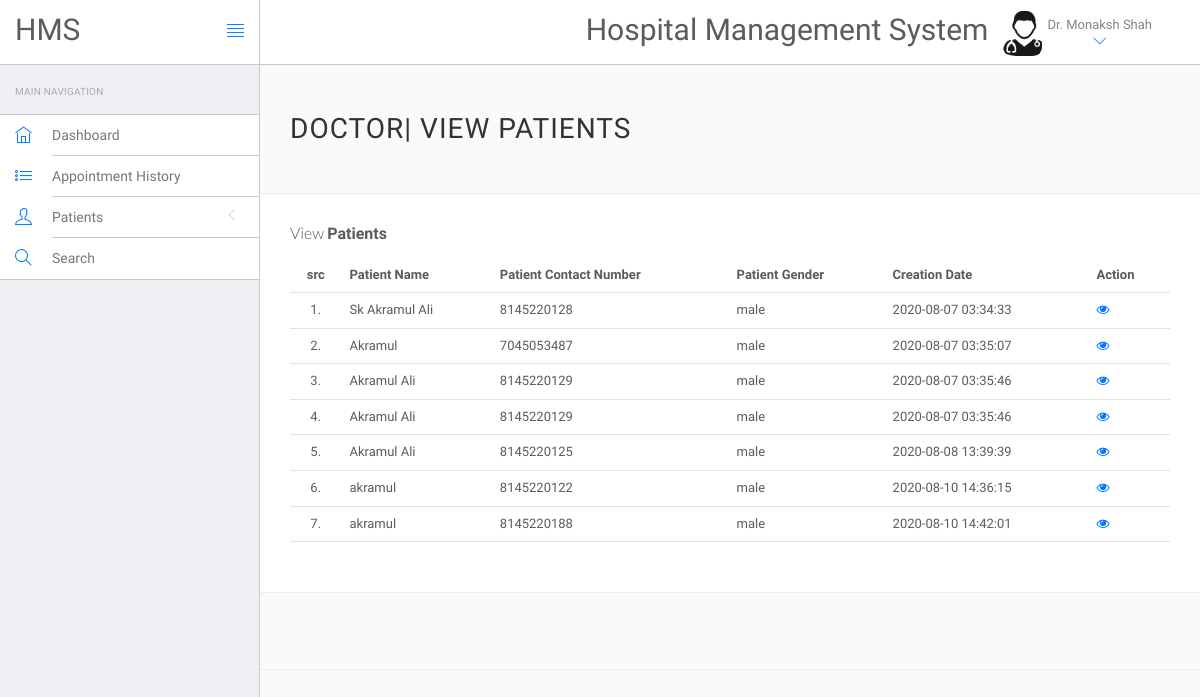
Page /login/doctor/manage-patient.php (signed in) on the committed database.
### tables this page shows
CREATE TABLE `doctorsignup` (
  `id` int(11) NOT NULL,
  `fullname` varchar(30) NOT NULL,
  `phonenumber` varchar(15) NOT NULL,
  `email` varchar(30) NOT NULL,
  `password` varchar(50) NOT NULL
);

CREATE TABLE `tblpatient` (
  `ID` int(10) NOT NULL,
  `Docid` int(10) DEFAULT NULL,
  `PatientName` varchar(20) DEFAULT NULL,
  `PatientContno` bigint(10) DEFAULT NULL,
  `PatientEmail` varchar(30) DEFAULT NULL,
  `PatientGender` varchar(10) DEFAULT NULL,
  `PatientAdd` mediumtext DEFAULT NULL,
  `PatientAge` int(10) DEFAULT NULL,
  `PatientMedhis` mediumtext DEFAULT NULL,
  `CreationDate` timestamp NULL DEFAULT current_timestamp()
);

### login/doctor/manage-patient.php (the view, shortened to what this page needs)
<?php
include('include/config.php');
?>
<!DOCTYPE html>
<html lang="en">
	<head>
		<link rel="stylesheet" href="vendor/bootstrap/css/bootstrap.min.css">
		<link rel="stylesheet" href="vendor/fontawesome/css/font-awesome.min.css">
		<link rel="stylesheet" href="vendor/themify-icons/themify-icons.min.css">
		<link rel="stylesheet" href="assets/css/styles.css">
		<link rel="stylesheet" href="assets/css/plugins.css">
		<link rel="stylesheet" href="assets/css/themes/theme-1.css" id="skin_color" />
	</head>
	<body>
		<div id="app">
		<div class="sidebar app-aside" id="sidebar">
				<div class="sidebar-container perfect-scrollbar">
					<nav>
						<div class="navbar-title">
							<span>Main Navigation</span>
						</div>
						<ul class="main-navigation-menu">
							<li>
								<a href="dashboard.php">
									<div class="item-content">
										<div class="item-media">
											<i class="ti-home"></i>
										</div>
										<div class="item-inner">
											<span class="title"> Dashboard </span>
										</div>
									</div>
								</a>
							</li>
							<li>
								<a href="appointment-history.php">
									<div class="item-content">
										<div class="item-media">
											<i class="ti-list"></i>
										</div>
										<div class="item-inner">
											<span class="title"> Appointment History </span>
										</div>
									</div>
								</a>
							</li>
							<li>
								<a href="javascript:void(0)">
									<div class="item-content">
										<div class="item-media">
											<i class="ti-user"></i>
										</div>
										<div class="item-inner">
											<span class="title"> Patients </span><i class="icon-arrow"></i>
										</div>
									</div>
								</a>
								</li>
                             <li><a href="search.php">
									<div class="item-content">
										<div class="item-media">
											<i class="ti-search"></i>
										</div>
										<div class="item-inner">
											<span class="title"> Search </span>
										</div>
									</div>
								</a>
							</li>
						</ul>
					</nav>
					</div>
			</div>
<header class="navbar navbar-default navbar-static-top">
					<div class="navbar-header">
						<a class="navbar-brand" href="#">
							<h2 style="padding-top:20% ">HMS</h2>
						</a>
						<a href="#" class="sidebar-toggler pull-right visible-md visible-lg" data-toggle-class="
						app-sidebar-closed" data-toggle-target="#app">
							<i class="ti-align-justify"></i>
						</a>
					</div>
					<div class="navbar-collapse collapse">
						<ul class="nav navbar-right">
								<li  style="padding-top:2% ">
								<h2>Hospital Management System</h2>
							</li>
							<li class="dropdown current-user">
								<a href class="dropdown-toggle" data-toggle="dropdown">
									<img src="assets/images/doctor-icon-vector-11004500.jpg" >
									<span class="username">
									<?php $query=mysqli_query($con,"select fullname from doctorsignup where id='".$_SESSION['id']."'");
                               while($row=mysqli_fetch_array($query))
                             {
                                 	echo $row['fullname'];
                              }
									?>
									<i class="ti-angle-down"></i></i></span></a>
							</li>
								</ul>
							</div>
						</header>
<div class="main-content" >
<div class="wrap-content container" id="container">
<section id="page-title">
<div class="row">
<div class="col-sm-8">
<h1 class="mainTitle">DOCTOR| View Patients</h1>
</div>
</div>
</section>
<div class="container-fluid container-fullw bg-white">
<div class="row">
<div class="col-md-12">
<h5 class="over-title margin-bottom-15">View <span class="text-bold">Patients</span></h5>
<table class="table table-hover" id="sample-table-1">
<thead>
<tr>
<th class="center">src</th>
<th>Patient Name</th>
<th>Patient Contact Number</th>
<th>Patient Gender </th>
<th>Creation Date </th>
<th>Action</th>
</tr>
</thead>
<tbody>
<?php
$sql=mysqli_query($con,"select * from tblpatient");
$cnt=1;
while($row=mysqli_fetch_array($sql))
{
?>
<tr>
<td class="center"><?php echo $cnt;?>.</td>
<td class="hidden-xs"><?php echo $row['PatientName'];?></td>
<td><?php echo $row['PatientContno'];?></td>
<td><?php echo $row['PatientGender'];?></td>
<td><?php echo $row['CreationDate'];?></td>
<td>
<a href="view-patient.php?viewid=<?php echo $row['ID'];?>"><i class="fa fa-eye"></i></a>
</td>
</tr>
<?php
$cnt=$cnt+1;
 }?>
</tbody>
</table>
</div>
</div>
</div>
</div>
</div>
<hr>
		</div>
		</body>
</html>

### login/doctor/assets/css/plugins.css (style rules this page uses)
* { margin: 0px; padding: 0px; box-sizing: border-box; font-family:Numans; }
.perfect-scrollbar { overflow-y: hidden !important; }

### login/doctor/assets/css/themes/theme-1.css (style rules this page uses)
body { background: #FAFAFA; }
header .navbar-header { background: #ffffff !important; border-right-color: #c8c7cc !important; border-bottom-color: #c8c7cc !important; }
header .navbar-header .sidebar-toggler, header .navbar-header .sidebar-mobile-toggler { color: #007aff !important; }
header .navbar-header .navbar-brand { color: #777 !important; }
header .navbar-collapse { background: #ffffff !important; border-bottom-color: #c8c7cc !important; box-shadow: none !important; }
header .navbar-collapse .navbar-right > li > a { color: #777; }
header .navbar-collapse .navbar-right > li > a i { color: #007aff !important; }
#sidebar { background: #EFEFF4 !important; }
#sidebar:before { border-right-width: "1px" !important; border-right-style: solid; border-right-color: #c8c7cc !important; }
#sidebar nav { border-right-width: "1px" !important; border-right-style: solid; border-right-color: #c8c7cc !important; }
#sidebar nav .navbar-title { color: #aaaaaa; }
#sidebar nav > ul { background: #ffffff !important; border-bottom-color: #c8c7cc !important; border-top-color: #c8c7cc !important; }
#sidebar nav > ul > li > a .item-media > i { color: #007aff !important; }
#sidebar nav > ul > li > a .item-inner { color: #777 !important; border-bottom-color: #c8c7cc; }

### rows in the picture
doctorsignup: fullname "Dr. Monaksh Shah"
tblpatient: PatientName "Sk Akramul Ali", PatientContno "8145220128", PatientGender "male", CreationDate "2020-08-07 03:34:33"
tblpatient: PatientName "Akramul", PatientContno "7045053487", PatientGender "male", CreationDate "2020-08-07 03:35:07"
tblpatient: PatientName "Akramul Ali", PatientContno "8145220129", PatientGender "male", CreationDate "2020-08-07 03:35:46"
tblpatient: PatientName "Akramul Ali", PatientContno "8145220129", PatientGender "male", CreationDate "2020-08-07 03:35:46"
tblpatient: PatientName "Akramul Ali", PatientContno "8145220125", PatientGender "male", CreationDate "2020-08-08 13:39:39"
tblpatient: PatientName "akramul", PatientContno "8145220122", PatientGender "male", CreationDate "2020-08-10 14:36:15"
tblpatient: PatientName "akramul", PatientContno "8145220188", PatientGender "male", CreationDate "2020-08-10 14:42:01"
